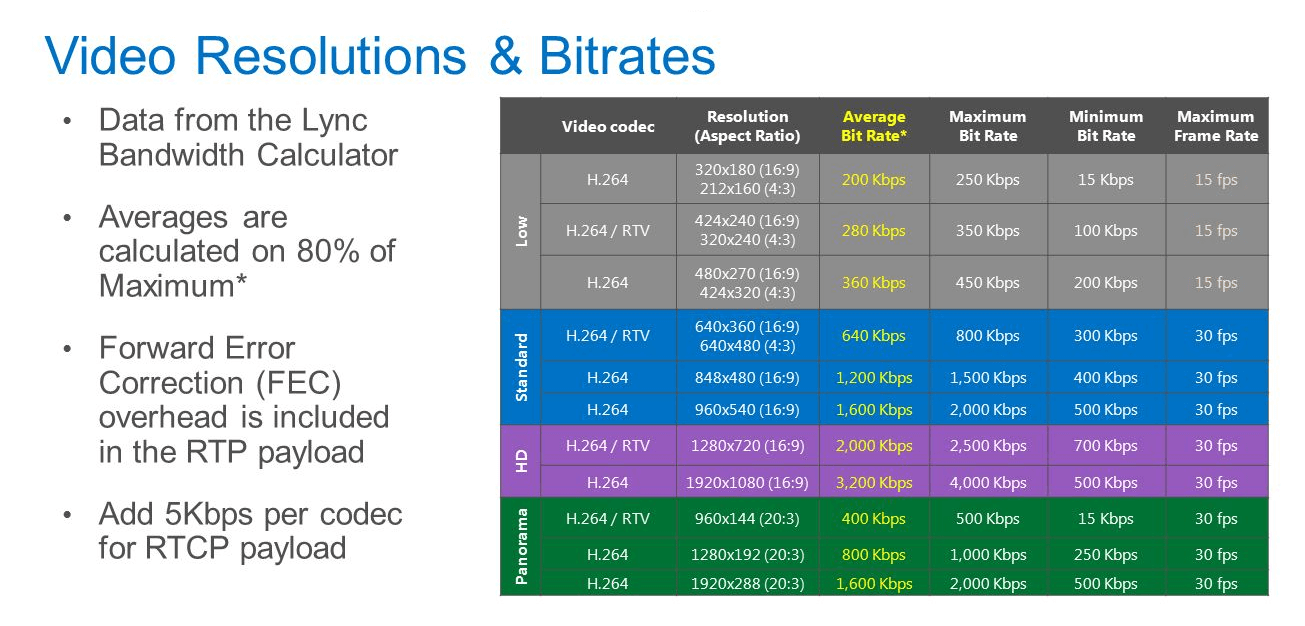
#> input picture bandwidth.png, 1305 x 626 px
$ python -i SegmentingImage.py   (imports and definitions only)
#> lines starting #> are read from the running program, lines starting #| are printed output that depends on the picture
#> further down, picture is the input picture: shape (626, 1305, 3); mean B, G, R 195.6, 187, 169.1
#!/usr/bin/env python3
# -*- coding: utf-8 -*-
"""
Created on Fri Nov  8 11:52:24 2019

@author: harry
"""


# importing required modules/libraries..

import numpy as np
import cv2 as cv
from matplotlib import pyplot as plt
import os
from datetime import datetime
from Preprocess.preprocess import *


class segments:

    """
        =>  input - a binary image..

        =>  operations - methods here dilate binary image accordingly, to
        get required segmentation.

        => output - segmented image, requiredContours, etc.

    """

    """
    initalizing this class with an image,
    3 kernels for dilating the image
    (we will use 2 to 3 iteratations of dilation),
    a counter keeping track of segmented images,
    """

    def __init__(self):

        self.binaryImg = None
        #counter to keep track of segmented images..
        self.numImg = 0

        # Kernals we will use...
        self.dilatingKernel = np.ones((250,250), np.uint8)
        self.lineDilatingKernel = np.ones((10,100), np.uint8)
        self.wordDilatingKernel = np.ones((15,50), np.uint8)
        self.charDilatingKernel = np.ones((3,5), np.uint8)
        self.dotDilatingKernel = np.ones((15,25), np.uint8)


        self.curDir = "/home/harry/DeepLearning/ZeddLabz/experiments"
        self.myDir = os.path.join(self.curDir, datetime.now().strftime('%Y-%m-%d_%H-%M-%S'))
        os.makedirs(self.myDir)
        os.makedirs(self.myDir+"/segments")
        os.makedirs(self.myDir+"/dilation")


    """
        segments the image by drawing rectangles on the image..
    """

    # [72 lines left out: functions getSegments, SegmentImage, not called in this run]


    def SegmentImage_Dilated(self, imgDilated, **kwargs):
        height, width = imgDilated.shape
        saveImg = kwargs.pop("saveImg", False)
        verbose = kwargs.pop("verbose", False)
        isRmDot = kwargs.pop("isRmDot", False)
        H = kwargs.pop("H", 5)
        W = kwargs.pop("W", 5)
        thresholdH = kwargs.pop("thresholdH", 10)
        thresholdW = kwargs.pop("thresholdW", 10)

        if(len(kwargs)) != 0:
            raise Exception("Extra arguements passed")

        """
            input - (nparray)dilatedimage,
            optional inputs - (bool)saveImg, (bool)verbose=>print segments,
                    (int)thresholdH, (int)thresholdW both are limits of
                    rectangles on ROI
            output - (nparray)Segmented image,
                        (list)ROI

        """

        """
            Contours are the curves on the continous(same) pixels or intensity
            We use dilated image to get contours, in line segmentation contours
            will correspond to whole line all credits to dilation, similarly
            for word and char segemetation...
        """

        #copying image..
        imgCopy = self.binaryImg.copy()
        imgDilated[imgDilated!=255] = 0

        # finding contours..
        ctrs, hier = cv.findContours(imgDilated.copy(),
                                       cv.RETR_EXTERNAL,
                                       cv.CHAIN_APPROX_SIMPLE)

        #sorting contours
        sorted_ctrs = sorted(ctrs, key=lambda ctr : cv.boundingRect(ctr)[0])

        # Required Region Of Intrest..
        ROI = []
        """
        Looping over all the contours found,
        check if they are required ROI then do the
        required, like drawing rectangles on ROI,
        saving image or showing progress, etc
        """

        for i, ctr in enumerate(sorted_ctrs):

            # Get bounding box
            x, y, w, h = cv.boundingRect(ctr)

            r = self.binaryImg[y:y+h, x:x+w]
#             print(h,w)
            if isRmDot:
                n_white_pix = np.sum(r == 255)/(r.size)
                if (w < W and h < H and np.sum(r == 255) < 500) or n_white_pix<0.025:
                    imgCopy[y:y+h, x:x+w] = 0

            else:
                if (w > thresholdW and h > thresholdH):

                    # Getting ROI
                    roi = self.binaryImg[y:y+h, x:x+w]
                    cv.rectangle(imgCopy,(x,y),( x + w, y + h ),255,1)
                    if(verbose):
                        plt.imshow(roi,cmap='gray')
                    if(saveImg):
                        self.saveImage(roi, "roi", i)

                    ROI.append(roi)

        # saves the entire progress, i.e. the final segmented image
        if(saveImg):
            self.saveImage(imgCopy, "segmented")
            self.saveImage(imgDilated, "dilated")

        if(verbose):
            plt.imshow(imgCopy, cmap='gray')

        return imgCopy, ROI

    """
        Below 5 functions are similar...
        input - (bool)saveImg, (bool)Verbose, (int)dilationIter,
            (int)thresholdH, (int)thresholdW
        operations - dilates images and the find contours followed by ROI then
            saving or showing the progress as required.
        output - (nparray)Segmented image, (list)ROI
    """

    def removeDots(self, img, **kwargs):
        """
            Unpacking the arguements
            passed as a dict..
        """
        self.binaryImg = img
        saveImg = kwargs.pop("saveImg", False)
        verbose = kwargs.pop("verbose", False)
        dilationIter=kwargs.pop("dilationIter", 2)
        H = kwargs.pop("H", 25)
        W = kwargs.pop("W", 25)

        self.binaryImg[self.binaryImg!=255] = 0
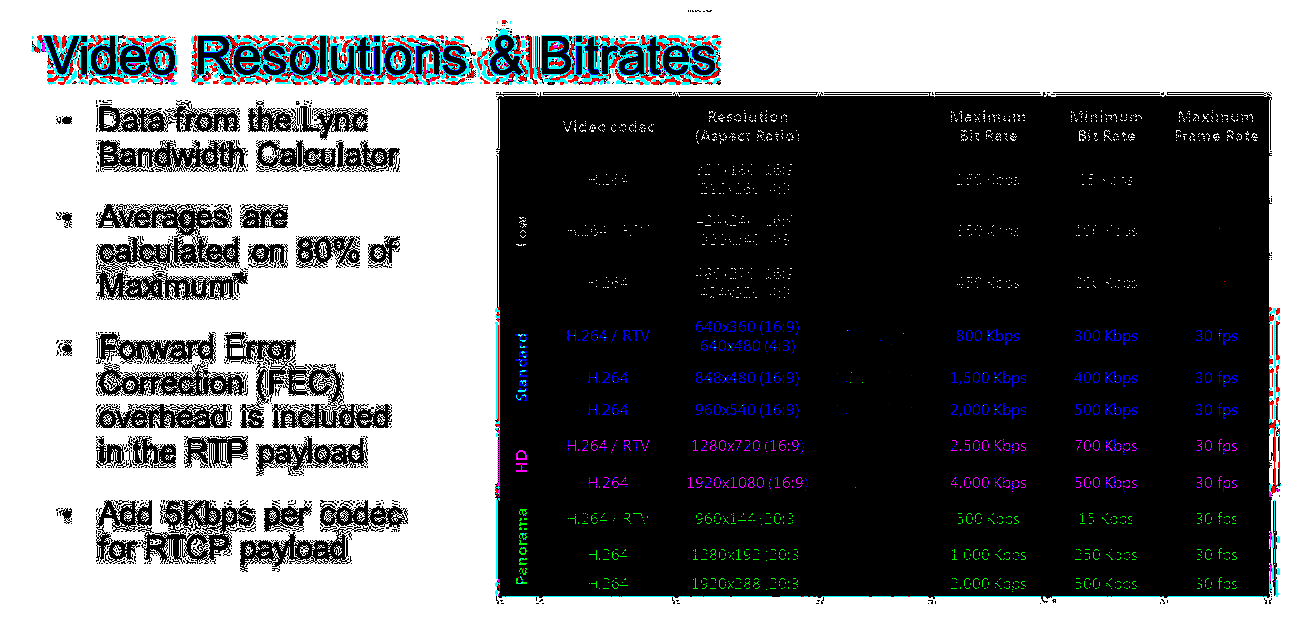
#> self.binaryImg: shape (626, 1305, 3); mean B, G, R 116.5, 114.7, 113.2
        imgDilated = cv.dilate(self.binaryImg, self.dotDilatingKernel, iterations=dilationIter)
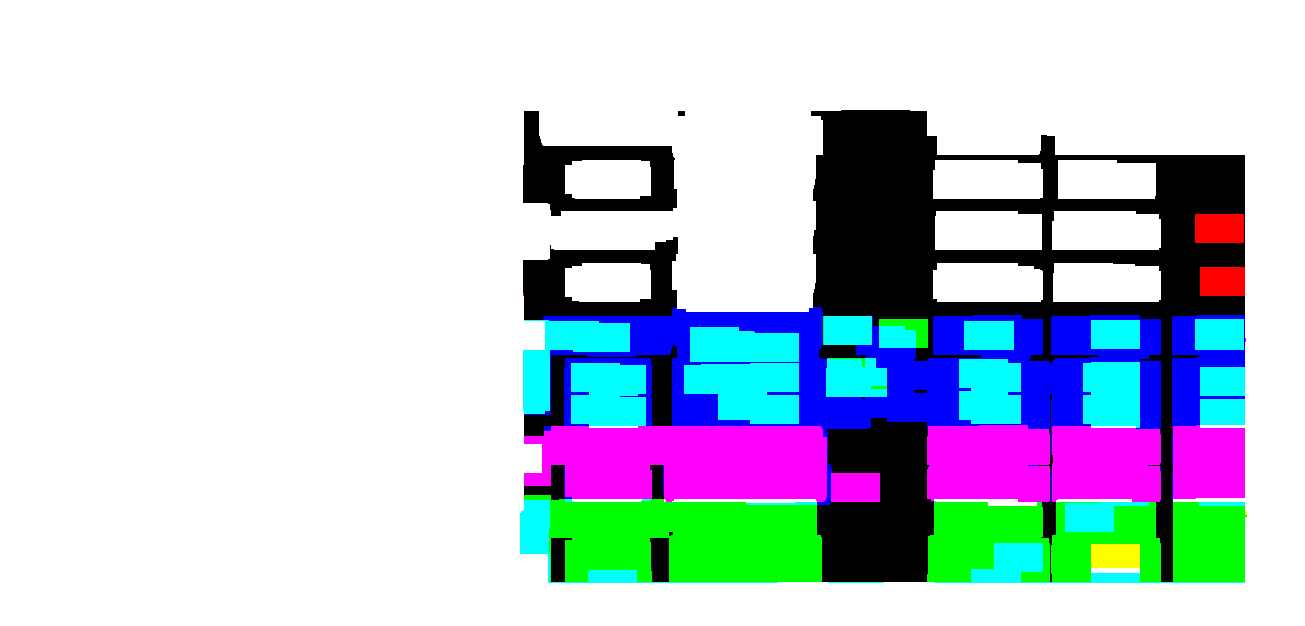
#> imgDilated: shape (626, 1305, 3); mean B, G, R 214.5, 201.9, 190.8

        _, roi = self.SegmentImage_Dilated(imgDilated, isRmDot = True, saveImg = saveImg, H = H, W = W)


        return _


    # [109 lines left out: functions regionOfInterest, LineSegmentation, WordSegmentation, CharSegmentation, saveImage, not called in this run]

>>> import cv2
>>> picture = cv2.imread('../bandwidth.png')
#> (the run stopped early here; a loop or call above may not have finished)
